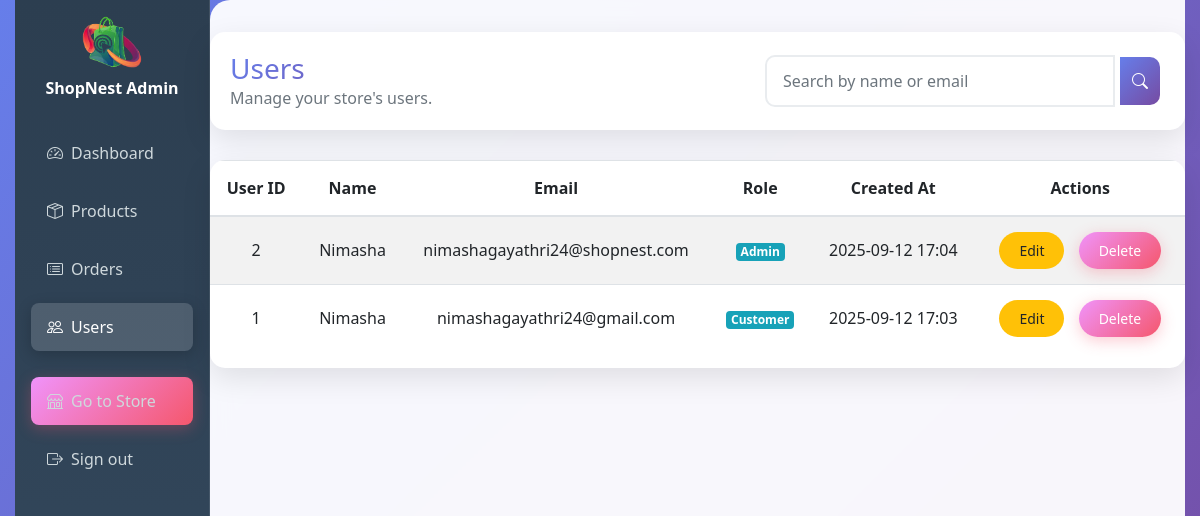
The page /Admin/users.php on the database as committed earlier.
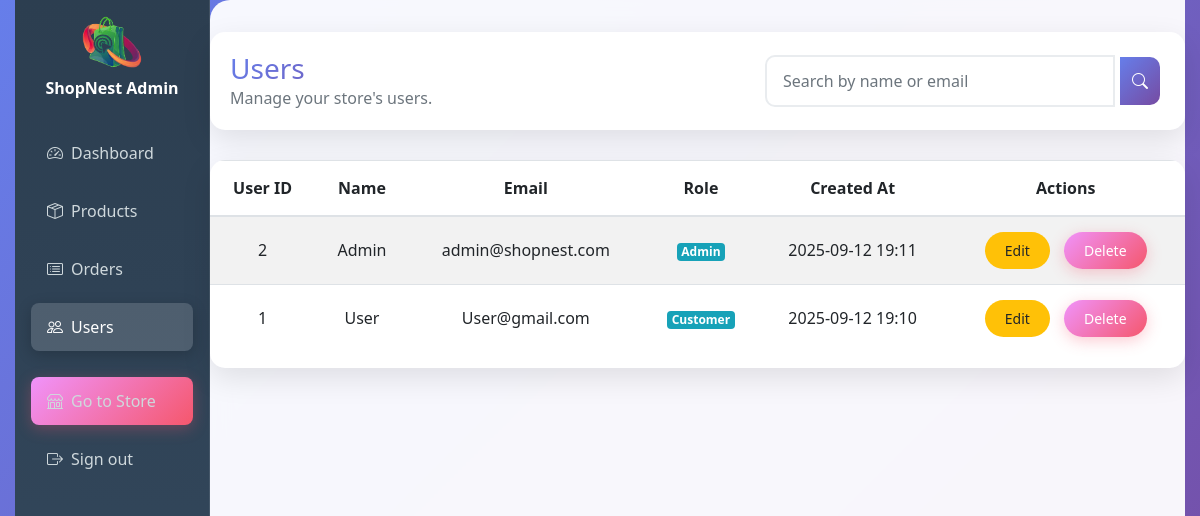
The same page on the database as committed later.
### tables this page shows
CREATE TABLE `users` (
  `user_id` int(11) NOT NULL,
  `name` varchar(100) NOT NULL,
  `email` varchar(100) NOT NULL,
  `password` varchar(255) NOT NULL,
  `role_id` int(11) DEFAULT 2,
  `created_at` timestamp NOT NULL DEFAULT current_timestamp()
);

### Admin/users_table.php (the view, shortened to what this page needs)
<?php
include '../db.php';
$sql = "SELECT user_id, name, email, role_id, created_at FROM users";
$sql .= " ORDER BY user_id DESC";
$result = $conn->query($sql);
echo '<table class="table table-striped" id="usersTable">
        <thead>
            <tr>
                <th>User ID</th>
                <th>Name</th>
                <th>Email</th>
                <th>Role</th>
                <th>Created At</th>
                <th>Actions</th>
            </tr>
        </thead>
        <tbody>';
if ($result && $result->num_rows > 0) {
    while ($row = $result->fetch_assoc()) {
        $role = $row['role_id'] == 1 ? 'Admin' : ($row['role_id'] == 2 ? 'Customer' : 'Staff');
        echo "<tr>
                <td>{$row['user_id']}</td>
                <td>{$row['name']}</td>
                <td>{$row['email']}</td>
                <td><span class='badge badge-info'>{$role}</span></td>
                <td>" . date('Y-m-d H:i', strtotime($row['created_at'])) . "</td>
                <td>
                    <button class='btn btn-sm btn-warning edit-user' data-toggle='modal' data-target='#editUserModal'
                        data-id='{$row['user_id']}' data-name='{$row['name']}' data-email='{$row['email']}' data-role='{$row['role_id']}' data-status='1'>Edit</button>
                    <button class='btn btn-sm btn-danger delete-user' data-id='{$row['user_id']}'>Delete</button>
                </td>
              </tr>";
    }
} else {
    echo "<tr><td colspan='6'>No users found.</td></tr>";
}
echo "</tbody></table>";
?>

### Admin/users.php (shortened to what this page needs)
<?php
include realpath(__DIR__ . '/../db.php');
?>
<!DOCTYPE html>
<html lang="en">
<head>
    <link href="../css/bootstrap-4.3.1.css" rel="stylesheet">
    <link href="https://cdn.jsdelivr.net/npm/bootstrap-icons@1.5.0/font/bootstrap-icons.css" rel="stylesheet" />
</head>
<body>
    <div class="container-fluid">
        <div class="row no-gutters">
            <nav class="col-md-2 sidebar p-3">
                <div class="mb-4 text-center">
                    <img src="../images/logo.png" alt="logo" width="60" class="img-fluid mb-2">
                    <div class="brand">ShopNest Admin</div>
                </div>
                <ul class="nav flex-column">
                    <li class="nav-item">
                        <a class="nav-link d-flex align-items-center" href="admin.html">
                            <i class="bi-speedometer2 mr-2"></i> Dashboard
                        </a>
                    </li>
                    <li class="nav-item">
                        <a class="nav-link d-flex align-items-center" href="product.php">
                            <i class="bi-box-seam mr-2"></i> Products
                        </a>
                    </li>
                    <li class="nav-item">
                        <a class="nav-link d-flex align-items-center" href="orders.php">
                            <i class="bi-card-list mr-2"></i> Orders
                        </a>
                    </li>
                    <li class="nav-item">
                        <a class="nav-link active d-flex align-items-center" href="#">
                            <i class="bi-people mr-2"></i> Users
                        </a>
                    </li>
                    <li class="nav-item mt-3">
                        <a class="btn btn-danger btn-block" href="../index.php">
                            <i class="bi-shop mr-2"></i> Go to Store
                        </a>
                    </li>
                    <li class="nav-item">
                        <a class="nav-link d-flex align-items-center" href="../logout.php">
                            <i class="bi-box-arrow-right mr-2"></i> Sign out
                        </a>
                    </li>
                </ul>
            </nav>
            <main class="col-md-10 main-content">
                <div class="header-section">
                    <div>
                        <h3 class="m-0" style="background: var(--primary-gradient); -webkit-background-clip: text; -webkit-text-fill-color: transparent;">Users</h3>
                        <p class="text-muted mb-0">Manage your store's users.</p>
                    </div>
                    <div class="search-container">
                        <input type="text" id="searchInput" class="form-control" placeholder="Search by name or email">
                        <button class="btn"><i class="bi-search"></i></button>
                    </div>
                </div>
                <div class="table-responsive" id="usersContainer">
                    <?php include "users_table.php"; ?>
                </div>
            </main>
        </div>
    </div>
</body>
</html>

### Admin/users.php (style rules this page uses)
:root { --primary-gradient: linear-gradient(135deg, #667eea 0%, #764ba2 100%); --secondary-gradient: linear-gradient(135deg, #f093fb 0%, #f5576c 100%); --success-gradient: linear-gradient(135deg, #4facfe 0%, #00f2fe 100%); --warning-gradient: linear-gradient(135deg, #43e97b 0%, #38f9d7 100%); --sidebar-bg: linear-gradient(180deg, #2c3e50 0%, #34495e 100%); --card-shadow: 0 10px 30px rgba(0,0,0,0.1); --hover-shadow: 0 20px 40px rgba(0,0,0,0.15); }
* { transition: all 0.3s cubic-bezier(0.4, 0, 0.2, 1); }
body { min-height: 100vh; background: linear-gradient(135deg, #667eea 0%, #764ba2 100%); font-family: 'Segoe UI', Tahoma, Geneva, Verdana, sans-serif; overflow-x: hidden; }
body::before { content: ''; position: fixed; top: 0; left: 0; width: 100%; height: 100%; animation: float 20s infinite linear; pointer-events: none; z-index: -1; }
.sidebar { min-height: 100vh; background: var(--sidebar-bg); color: #fff; backdrop-filter: blur(10px); border-right: 1px solid rgba(255,255,255,0.1); transform: translateX(0); animation: slideInLeft 0.3s ease-out; }
.sidebar a { color: #cfd8dc; border-radius: 8px; margin: 5px 0; padding: 12px 16px; display: flex; align-items: center; position: relative; overflow: hidden; }
.sidebar a::before { content: ''; position: absolute; top: 0; left: -100%; width: 100%; height: 100%; background: linear-gradient(90deg, transparent, rgba(255,255,255,0.1), transparent); transition: left 0.5s; }
.sidebar .nav-link.active { background: rgba(255,255,255,0.15); color: #fff; box-shadow: 0 4px 15px rgba(0,0,0,0.2); }
.brand { font-weight: 700; color: #fff; text-align: center; animation: pulse 2s infinite; }
.main-content { animation: fadeInUp 0.4s ease-out; background: rgba(255,255,255,0.95); backdrop-filter: blur(10px); border-radius: 20px 0 0 20px; min-height: 100vh; padding: 2rem; }
.header-section { background: white; border-radius: 15px; padding: 20px; margin-bottom: 30px; box-shadow: var(--card-shadow); animation: slideInDown 0.3s ease-out; display: flex; justify-content: space-between; align-items: center; flex-wrap: wrap; gap: 1rem; }
.search-container { display: flex; align-items: center; max-width: 400px; width: 100%; }
.search-container input { border-radius: 10px 0 0 10px; border: 2px solid #e9ecef; padding: 12px 16px; flex: 1; }
.search-container button { border-radius: 0 10px 10px 0; padding: 12px; background: var(--primary-gradient); border: none; color: white; }
.table-responsive { max-height: 500px; overflow: auto; border-radius: 15px; box-shadow: var(--card-shadow); background: white; }
.table th, .table td { vertical-align: middle; padding: 15px; text-align: center; }
.btn { border-radius: 25px; padding: 8px 20px; font-weight: 500; border: none; position: relative; overflow: hidden; margin: 0 5px; }
.btn-danger { background: var(--secondary-gradient); box-shadow: 0 4px 15px rgba(245, 87, 108, 0.3); }
.form-control { border-radius: 10px; border: 2px solid #e9ecef; padding: 12px 16px; }
.nav-item { position: relative; }
.nav-item::after { content: ''; position: absolute; width: 3px; height: 0; background: #fff; right: 0; top: 50%; transform: translateY(-50%); transition: height 0.3s ease; }

Rows that differ between the two databases and show on the page:
changed users "Admin": name "Nimasha" → "Admin"; email "nimashagayathri24@shopnest.com" → "admin@shopnest.com"; created_at "2025-09-12 17:04" → "2025-09-12 19:11"
changed users "Customer": name "Nimasha" → "User"; email "nimashagayathri24@gmail.com" → "User@gmail.com"; created_at "2025-09-12 17:03" → "2025-09-12 19:10"
